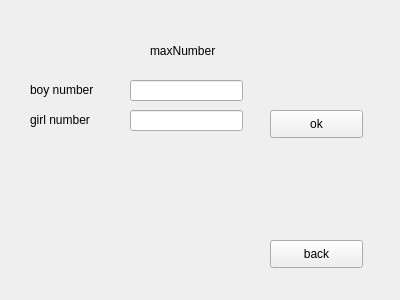
<?xml version="1.0" encoding="UTF-8"?>
<ui version="4.0">
 <class>Form2</class>
 <widget class="QWidget" name="Form2">
  <property name="geometry">
   <rect>
    <x>0</x>
    <y>0</y>
    <width>400</width>
    <height>300</height>
   </rect>
  </property>
  <property name="windowTitle">
   <string>Form</string>
  </property>
  <widget class="QLineEdit" name="boyNumber">
   <property name="geometry">
    <rect>
     <x>130</x>
     <y>80</y>
     <width>113</width>
     <height>21</height>
    </rect>
   </property>
  </widget>
  <widget class="QLabel" name="inputBoyNumber">
   <property name="geometry">
    <rect>
     <x>30</x>
     <y>80</y>
     <width>91</width>
     <height>20</height>
    </rect>
   </property>
   <property name="text">
    <string>boy number</string>
   </property>
  </widget>
  <widget class="QLineEdit" name="girlNumber">
   <property name="geometry">
    <rect>
     <x>130</x>
     <y>110</y>
     <width>113</width>
     <height>21</height>
    </rect>
   </property>
  </widget>
  <widget class="QLabel" name="label">
   <property name="geometry">
    <rect>
     <x>30</x>
     <y>110</y>
     <width>111</width>
     <height>20</height>
    </rect>
   </property>
   <property name="text">
    <string>girl number</string>
   </property>
  </widget>
  <widget class="QLabel" name="maxNumber">
   <property name="geometry">
    <rect>
     <x>150</x>
     <y>40</y>
     <width>91</width>
     <height>21</height>
    </rect>
   </property>
   <property name="text">
    <string>maxNumber</string>
   </property>
  </widget>
  <widget class="QPushButton" name="ok">
   <property name="geometry">
    <rect>
     <x>270</x>
     <y>110</y>
     <width>93</width>
     <height>28</height>
    </rect>
   </property>
   <property name="text">
    <string>ok</string>
   </property>
  </widget>
  <widget class="QPushButton" name="back">
   <property name="geometry">
    <rect>
     <x>270</x>
     <y>240</y>
     <width>93</width>
     <height>28</height>
    </rect>
   </property>
   <property name="text">
    <string>back</string>
   </property>
  </widget>
  <widget class="QLabel" name="songNumber">
   <property name="geometry">
    <rect>
     <x>20</x>
     <y>180</y>
     <width>321</width>
     <height>41</height>
    </rect>
   </property>
   <property name="sizePolicy">
    <sizepolicy hsizetype="Fixed" vsizetype="Fixed">
     <horstretch>0</horstretch>
     <verstretch>0</verstretch>
    </sizepolicy>
   </property>
   <property name="text">
    <string/>
   </property>
  </widget>
 </widget>
 <resources/>
 <connections>
  <connection>
   <sender>ok</sender>
   <signal>clicked()</signal>
   <receiver>Form2</receiver>
   <slot>ok()</slot>
   <hints>
    <hint type="sourcelabel">
     <x>247</x>
     <y>245</y>
    </hint>
    <hint type="destinationlabel">
     <x>231</x>
     <y>265</y>
    </hint>
   </hints>
  </connection>
  <connection>
   <sender>back</sender>
   <signal>clicked()</signal>
   <receiver>Form2</receiver>
   <slot>back()</slot>
   <hints>
    <hint type="sourcelabel">
     <x>357</x>
     <y>242</y>
    </hint>
    <hint type="destinationlabel">
     <x>326</x>
     <y>265</y>
    </hint>
   </hints>
  </connection>
 </connections>
 <slots>
  <slot>showText()</slot>
  <slot>ok()</slot>
  <slot>back()</slot>
 </slots>
</ui>
